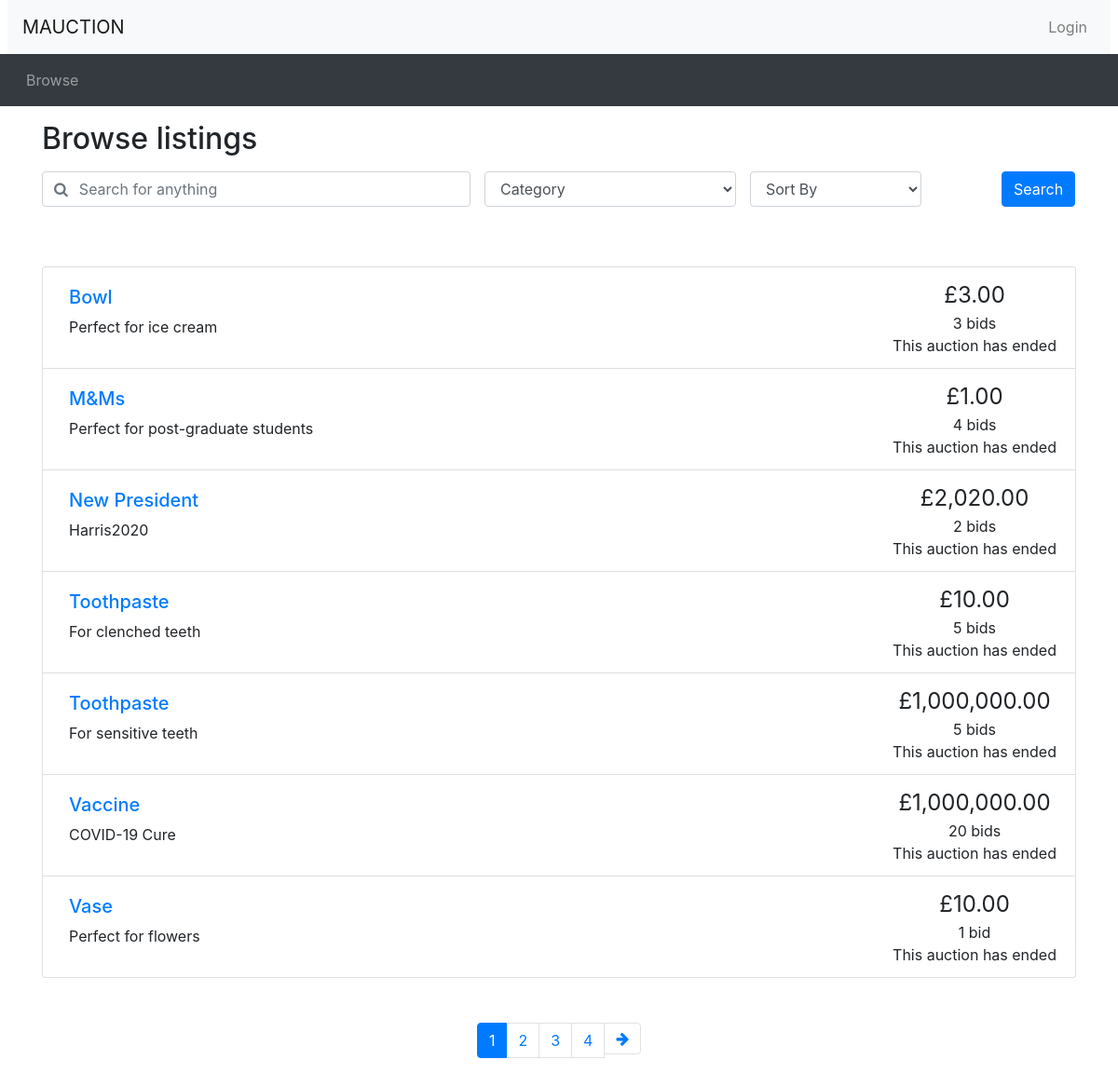
Screenshot of /browse.php with the database file from the repository.
### tables this page shows
CREATE TABLE `auctions` (
saleItemID INT NOT NULL AUTO_INCREMENT,
itemName VARCHAR(200) NOT NULL,
userID INT NOT NULL, 
startDate DATETIME NOT NULL DEFAULT CURRENT_TIMESTAMP,
category VARCHAR(100) NOT NULL,
startPrice DECIMAL NOT NULL,
description VARCHAR(300) NOT NULL, 
reservePrice DECIMAL NULL,
endTime TIME NOT NULL, 
endDate DATE NOT NULL, 
finalPrice DECIMAL NULL, 
commission DECIMAL NOT NULL,                
delivery VARCHAR(20) NOT NULL, 
outcome VARCHAR(30) NOT NULL,
cond VARCHAR(30) NOT NULL, 
PRIMARY KEY (saleItemID));

### utilities.php (the view, shortened to what this page needs)
<?php
function print_listing_li($item_id, $title, $desc, $price, $num_bids, $end_time)
{
  if (strlen($desc) > 250) {
    $desc_shortened = substr($desc, 0, 250) . '...';
  }
  else {
    $desc_shortened = $desc;
  }
  if ($num_bids == 1) {
    $bid = ' bid';
  }
  else {
    $bid = ' bids';
  }
  $now = new DateTime();
  if ($now > $end_time) {
    $time_remaining = 'This auction has ended';
  }
  else {
    $time_to_end = date_diff($now, $end_time);
    $time_remaining = display_time_remaining($time_to_end) . ' remaining';
  }
  echo('
    <li class="list-group-item d-flex justify-content-between">
    <div class="p-2 mr-5"><h5><a href="listing.php?item_id=' . $item_id . '">' . $title . '</a></h5>' . $desc_shortened . '</div>
    <div class="text-center text-nowrap"><span style="font-size: 1.5em">£' . number_format($price, 2) . '</span><br/>' . $num_bids . $bid . '<br/>' . $time_remaining . '</div>
  </li>'
  );
}
?>

### header.php (shortened to what this page needs)
<!doctype html>
<html lang="en">
<head>
  <link rel="stylesheet" href="css/bootstrap.min.css">
  <link rel="stylesheet" href="https://cdnjs.cloudflare.com/ajax/libs/font-awesome/4.7.0/css/font-awesome.min.css">
  <link rel="stylesheet" href="css/custom.css">
</head>
<body>
<nav class="navbar navbar-expand-lg navbar-light bg-light mx-2">
  <a class="navbar-brand" href="#">MAUCTION</a>
  <ul class="navbar-nav ml-auto">
    <li class="nav-item">
<?php
if (isset($_SESSION['logged_in']) && $_SESSION['logged_in'] == true) {
  echo '<a class="nav-link" href="logout.php">Logout</a>';
}
else {
  echo '<button type="button" class="btn nav-link" data-toggle="modal" data-target="#loginModal">Login</button>';
}
?>
    </li>
  </ul>
</nav>
<nav class="navbar navbar-expand-lg navbar-dark bg-dark">
  <ul class="navbar-nav align-middle">
	<li class="nav-item mx-1">
      <a class="nav-link" href="browse.php">Browse</a>
    </li>
  </ul>
</nav>

### browse.php (shortened to what this page needs)
<?php
include 'connection.php';
?>
<?php include_once("header.php") ?>
<?php require("utilities.php") ?>
<div class="container">
  <h2 class="my-3">Browse listings</h2>
  <div id="searchSpecs">
    <form method="get">
      <div class="row">
        <div class="col-md-5 pr-0">
          <div class="form-group">
            <div class="input-group">
              <div class="input-group-prepend">
                <span class="input-group-text bg-transparent pr-0 text-muted">
                  <i class="fa fa-search"></i>
                </span>
              </div>
              <input type="text" class="form-control border-left-0" id="keyword" name="keyword" placeholder="Search for anything">
            </div>
          </div>
        </div>
        <div class="col-md-3 pr-0">
          <div class="form-group">
            <select class="form-control" id="cat" name="cat">
              <option selected value="none">Category</option>
            </select>
          </div>
        </div>
        <div class="col-md-3 pr-0">
          <div class="form-inline">
            <select class="form-control" id="order_by" name="order_by">
              <option selected value="none">Sort By</option>
            </select>
          </div>
        </div>
        <div class="col-md-1 px-0">
          <button type="submit" name="search" class="btn btn-primary">Search</button>
        </div>
      </div>
    </form>
  </div>
</div>
<div class="container mt-5">
  <ul class="list-group">
    <?php
    if (!isset($_GET['search'])) {
      $query = "SELECT userID, itemName, description, startPrice, commission, endDate FROM auctions ORDER BY itemName ASC";
      $result = mysqli_query($connection, $query) or die('Error making select users query' . mysql_error());
      $queryRes = mysqli_num_rows($result);
      while ($row = mysqli_fetch_assoc($result)) {
        $item_id = $row['userID'];
        $title = $row['itemName'];
        $description = $row['description'];
        $current_price = $row['startPrice'];
        $num_bids = $row['commission'];
        $end_date = $row['endDate'];
        print_listing_li($item_id, $title, $description, $current_price, $num_bids, $end_date);
      }
    }
    if (!isset($_GET['page'])) {
      $curr_page = 1;
    } else {
      $curr_page = $_GET['page'];
    }
    $num_results = $queryRes;
    $results_per_page = 2;
    $max_page = ceil($num_results / $results_per_page);
    ?>
  </ul>
  <nav aria-label="Search results pages" class="mt-5">
    <ul class="pagination justify-content-center">
      <?php
      $querystring = "";
      $high_page_boost = max(3 - $curr_page, 0);
      $low_page_boost = max(2 - ($max_page - $curr_page), 0);
      $low_page = max(1, $curr_page - 2 - $low_page_boost);
      $high_page = min($max_page, $curr_page + 2 + $high_page_boost);
      for ($i = $low_page; $i <= $high_page; $i++) {
        if ($i == $curr_page) {
          echo ('
    <li class="page-item active">');
        } else {
          echo ('
    <li class="page-item">');
        }
        echo ('
      <a class="page-link" href="browse.php?' . $querystring . 'page=' . $i . '">' . $i . '</a>
    </li>');
      }
      if ($curr_page != $max_page) {
        echo ('
    <li class="page-item">
      <a class="page-link" href="browse.php?' . $querystring . 'page=' . ($curr_page + 1) . '" aria-label="Next">
        <span aria-hidden="true"><i class="fa fa-arrow-right"></i></span>
        <span class="sr-only">Next</span>
      </a>
    </li>');
      }
      ?>
    </ul>
  </nav>
</div>
<?php include_once("footer.php") ?>

### footer.php (shortened to what this page needs)
</body>
</html>

### rows the page displays
auctions: itemName "Bowl", description "Perfect for ice cream", startPrice "3.00", commission "3", commission "bids", endDate "This auction has ended"
auctions: itemName "M&Ms", description "Perfect for post-graduate students", startPrice "1.00", commission "4", commission "bids", endDate "This auction has ended"
auctions: itemName "New President", description "Harris2020", startPrice "2,020.00", commission "2", commission "bids", endDate "This auction has ended"
auctions: itemName "Toothpaste", description "For clenched teeth", startPrice "10.00", commission "5", commission "bids", endDate "This auction has ended"
auctions: itemName "Toothpaste", description "For sensitive teeth", startPrice "1,000,000.00", commission "5", commission "bids", endDate "This auction has ended"
auctions: itemName "Vaccine", description "COVID-19 Cure", startPrice "1,000,000.00", commission "20", commission "bids", endDate "This auction has ended"
auctions: itemName "Vase", description "Perfect for flowers", startPrice "10.00", commission "1", commission "bid", endDate "This auction has ended"
